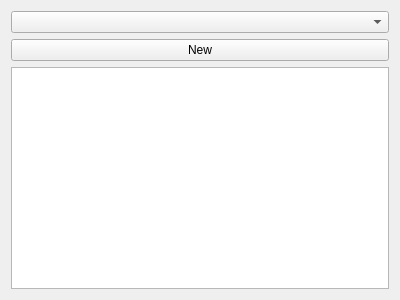
<?xml version="1.0" encoding="UTF-8"?>
<ui version="4.0">
 <class>Form</class>
 <widget class="QWidget" name="Form">
  <property name="geometry">
   <rect>
    <x>0</x>
    <y>0</y>
    <width>400</width>
    <height>300</height>
   </rect>
  </property>
  <property name="windowTitle">
   <string>Form</string>
  </property>
  <layout class="QVBoxLayout" name="verticalLayout">
   <item>
    <widget class="QComboBox" name="countryComboBox"/>
   </item>
   <item>
    <widget class="QPushButton" name="newStateBtn">
     <property name="text">
      <string>New</string>
     </property>
    </widget>
   </item>
   <item>
    <widget class="QTableView" name="tableView"/>
   </item>
  </layout>
 </widget>
 <resources/>
 <connections>
  <connection>
   <sender>countryComboBox</sender>
   <signal>currentIndexChanged(int)</signal>
   <receiver>Form</receiver>
   <slot>updateTable()</slot>
   <hints>
    <hint type="sourcelabel">
     <x>304</x>
     <y>27</y>
    </hint>
    <hint type="destinationlabel">
     <x>393</x>
     <y>86</y>
    </hint>
   </hints>
  </connection>
  <connection>
   <sender>newStateBtn</sender>
   <signal>clicked()</signal>
   <receiver>Form</receiver>
   <slot>newState()</slot>
   <hints>
    <hint type="sourcelabel">
     <x>238</x>
     <y>55</y>
    </hint>
    <hint type="destinationlabel">
     <x>392</x>
     <y>148</y>
    </hint>
   </hints>
  </connection>
 </connections>
 <slots>
  <slot>updateTable()</slot>
  <slot>newState()</slot>
 </slots>
</ui>
